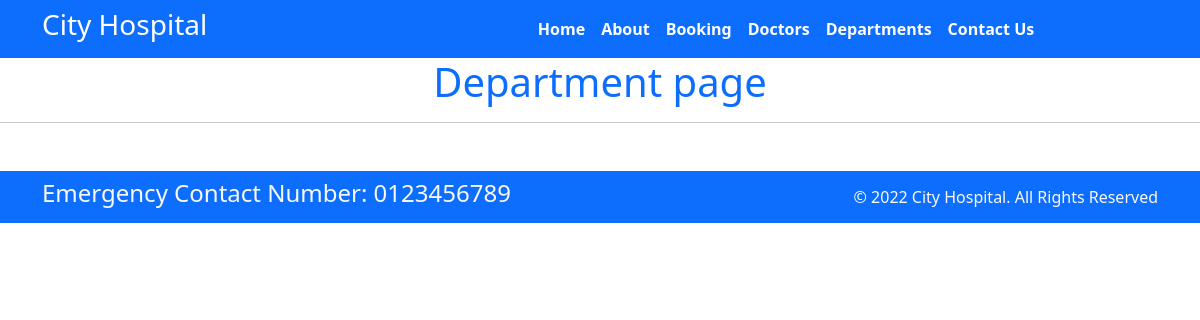
Page /department/ on the earlier database version.
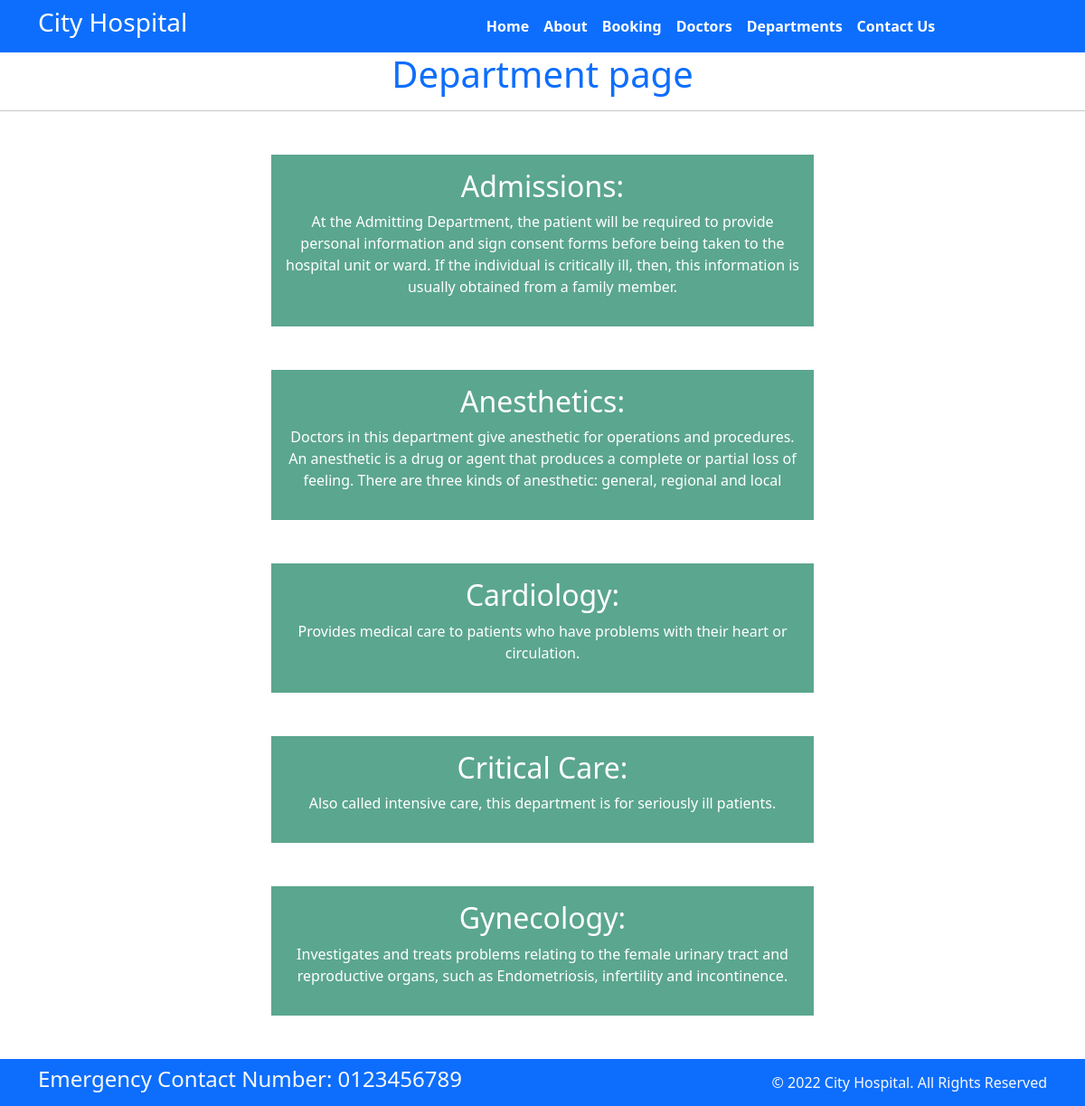
Same page on the later database version.
### home/models.py (models this page shows, shortened)
class departments(models.Model):
    dept_name = models.CharField(max_length=50)
    dept_description = models.TextField()

### home/views.py (the view)
# urls.py: path('department/', views.department, name='department'),
def department(request):
    dict_dept = {
        'dept': departments.objects.all()
    }
    return render(request, 'department.html', dict_dept)

### templates/department.html (shortened to what this page needs)
{% extends 'base.html' %}
{% block body %}
    <h1 class="text-center text-primary">Department page</h1>
    <hr>
    {% for d in dept %}
    <div class="text-center text-white p-3 my-5 w-50 mx-auto" style="background-color:#5ba68e">
        <h2>{{d.dept_name}}</h2>
        <p>{{d.dept_description}}</p>
    </div>
    {% endfor %}
{% endblock %}

Differences in the rows shown:
added departments: dept_name "Admissions:", dept_description "At the Admitting Department, the patient will be required to provide personal information and sign consent forms before being taken to the hospital unit or ward. If the individual is critically ill, then, this information is usually obtained from a family member."
added departments: dept_name "Anesthetics:", dept_description "Doctors in this department give anesthetic for operations and procedures. An anesthetic is a drug or agent that produces a complete or partial loss of feeling. There are three kinds of anesthetic: general, regional and local"
added departments: dept_name "Cardiology:", dept_description "Provides medical care to patients who have problems with their heart or circulation."
added departments: dept_name "Critical Care:", dept_description "Also called intensive care, this department is for seriously ill patients."
added departments: dept_name "Gynecology:", dept_description "Investigates and treats problems relating to the female urinary tract and reproductive organs, such as Endometriosis, infertility and incontinence."
